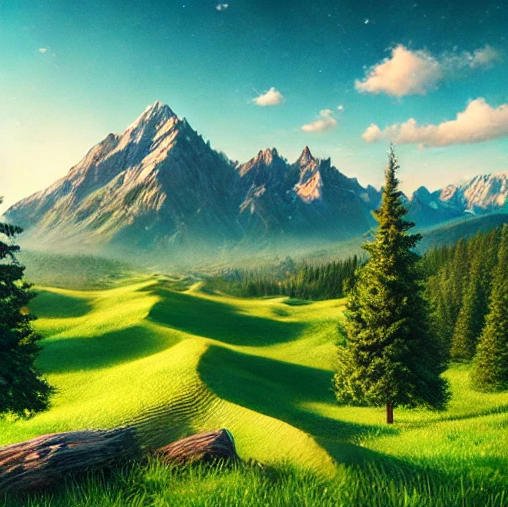
#> input picture python-fundamentals/visual_work/3.20/3.20_testImage/input_1.png, 508 x 507 px; its folder holds only this picture in this run
$ python 3.20_input_n.py
#> lines starting #> are read from the running program, lines starting #| are printed output that depends on the picture
import cv2
import numpy as np


# 构建高斯金字塔
def gaussian_pyramid(image, levels):
    gaussian_pyramid = [image]
    for i in range(levels - 1):
        image = cv2.pyrDown(image)
        gaussian_pyramid.append(image)
    return gaussian_pyramid


# 构建拉普拉斯金字塔
def laplacian_pyramid(gaussian_pyramid):
    laplacian_pyramid = []
    for i in range(len(gaussian_pyramid) - 1):
        next_gaussian = cv2.pyrUp(gaussian_pyramid[i + 1],
                                  dstsize=(gaussian_pyramid[i].shape[1], gaussian_pyramid[i].shape[0]))
        laplacian = cv2.subtract(gaussian_pyramid[i], next_gaussian)
        laplacian_pyramid.append(laplacian)
    laplacian_pyramid.append(gaussian_pyramid[-1])  # 添加最后一层的高斯图像
    return laplacian_pyramid


# 混合多个图像的拉普拉斯金字塔
def blend_pyramids_multiple(laplacian_pyramids, mask_pyr, weights):
    blended_pyramid = []
    for l in range(len(laplacian_pyramids[0])):  # 假设每个金字塔有相同的层数
        blended_layer = np.zeros_like(laplacian_pyramids[0][l], dtype=np.float32)
        total_weight = 0
        for i in range(len(laplacian_pyramids)):  # 对每个图像的层进行加权
            weight = weights[i]
            blended_layer += laplacian_pyramids[i][l] * weight
            total_weight += weight
        blended_layer /= total_weight  # 归一化
        blended_pyramid.append(blended_layer)
    return blended_pyramid


# 重建图像
def reconstruct_from_pyramid(laplacian_pyramid):
    image = laplacian_pyramid[-1]
    for i in range(len(laplacian_pyramid) - 2, -1, -1):
        image = cv2.pyrUp(image, dstsize=(laplacian_pyramid[i].shape[1], laplacian_pyramid[i].shape[0]))
        image = cv2.add(image, laplacian_pyramid[i])
    return image


# 主函数：处理n幅图像和掩模图像
def laplacian_pyramid_blending_multiple(images, mask, weights, levels=5):
    # 构建多个图像的高斯和拉普拉斯金字塔
    gaussian_pyramids = [gaussian_pyramid(image, levels) for image in images]
    laplacian_pyramids = [laplacian_pyramid(gaussian_pyramid) for gaussian_pyramid in gaussian_pyramids]
    # 构建掩模图像的高斯金字塔
    mask_gaussian_pyr = gaussian_pyramid(mask, levels)

    # 将掩模二值化以便用于混合
    mask_gaussian_pyr = [m.astype(np.float32) / 255 for m in mask_gaussian_pyr]

    # 混合拉普拉斯金字塔
    blended_pyramid = blend_pyramids_multiple(laplacian_pyramids, mask_gaussian_pyr, weights)

    # 从混合的拉普拉斯金字塔重建最终图像
    blended_image = reconstruct_from_pyramid(blended_pyramid)

    return blended_image


# 选择图像并生成随机权重
images = []
weights = []


def img_select(n):
    global images, weights
    for i in range(n):
        image = cv2.imread(f'../3.20_testImage/input_{i + 1}.png')
        if image is None:
            print(f"图像 {i + 1} 加载失败")
            continue
        image = cv2.resize(image, (128, 128))  # 确保图像大小一致
        images.append(image)

    # 生成随机权重并归一化
    weights = np.random.rand(n)
    weights /= np.sum(weights)  # 归一化


# 设置掩模，生成渐变掩模
height, width = 128, 128  # 获取图像的尺寸
mask = np.zeros((height, width), dtype=np.uint8)
for i in range(width):
    mask[:, i] = int((i / width) * 255)  # 从左到右渐变
cv2.imwrite('../3.20_testImage/mask.jpg', mask)
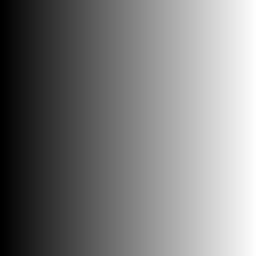
#> saved as mask.jpg: shape (128, 128) (shown 2 times larger); min 0, max 253, mean 126

# 确保掩模是三通道图像
mask = np.stack([mask] * 3, axis=-1)  # 将单通道掩模扩展为三通道

# 选择图像和权重
img_select(4)
#> in img_select, image is the input picture: shape (507, 508, 3); mean B, G, R 91.6, 138.9, 96.1
#> in img_select, `image = cv2.resize(image, (128, 128))`:
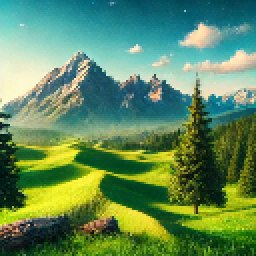
#> image: shape (128, 128, 3) (shown 2 times larger); mean B, G, R 91.6, 138.8, 96.1
#> in img_select, `weights = np.random.rand(n)`: weights = [0.549, 0.715, 0.603, 0.545]
#> in img_select, `weights /= np.sum(weights)`: weights = [0.228, 0.297, 0.25, 0.226]

# 调用多图像金字塔融合函数
result = laplacian_pyramid_blending_multiple(images, mask, weights, levels=5)
#> the loop in gaussian_pyramid, `for i in range(levels - 1):` made 4 passes
#> pass 1, in gaussian_pyramid, `image = cv2.pyrDown(image)`:
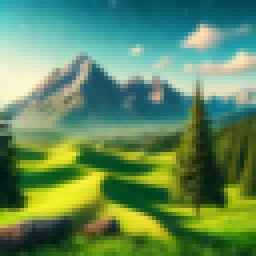
#> image: shape (64, 64, 3) (shown 4 times larger); mean of channels 0, 1, 2 92.1, 138.9, 96.1; drawn as B, G, R
#> after the loop in gaussian_pyramid, `for i in range(levels - 1):`: gaussian_pyramid = 5 items
#> the loop in blend_pyramids_multiple, `for l in range(len(laplacian_pyramids[0])):` made 5 passes
#> pass 1, in blend_pyramids_multiple, `blended_layer /= total_weight`:
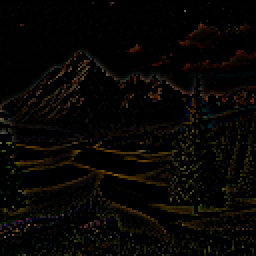
#> blended_layer: shape (128, 128, 3) float32 (shown 2 times larger); mean of channels 0, 1, 2 3.5, 6, 7.7; drawn as B, G, R
#> pass 2, in blend_pyramids_multiple, `blended_layer /= total_weight`:
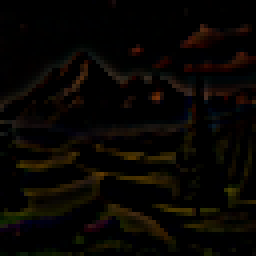
#> blended_layer: shape (64, 64, 3) float32 (shown 4 times larger); mean of channels 0, 1, 2 2.3, 5.6, 8.1; drawn as B, G, R
#> the loop in reconstruct_from_pyramid, `for i in range(len(laplacian_pyramid) - 2, -1, -1):` made 4 passes
#> pass 3, in reconstruct_from_pyramid, `image = cv2.add(image, laplacian_pyramid[i])`:
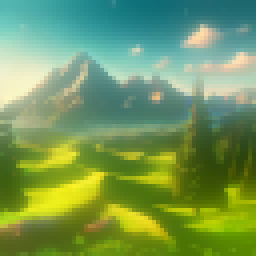
#> image: shape (64, 64, 3) float32 (shown 4 times larger); mean of channels 0, 1, 2 103.2, 163.1, 128.9; drawn with min black and max white
#> after the loop in reconstruct_from_pyramid, `for i in range(len(laplacian_pyramid) - 2, -1, -1):`:
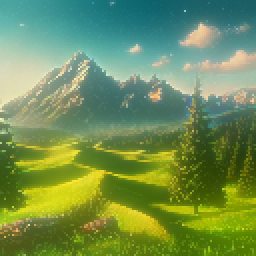
#> image: shape (128, 128, 3) float32 (shown 2 times larger); mean of channels 0, 1, 2 106.2, 169, 136.7; drawn with min black and max white
if result is not  None:
    print(f'处理成功，融合了{len(images)}张图片')
else:
    print('处理失败')
# 保存融合后的图像
cv2.imwrite(f'../3.20processImage/blended_image_{len(images)}.jpg', result)
